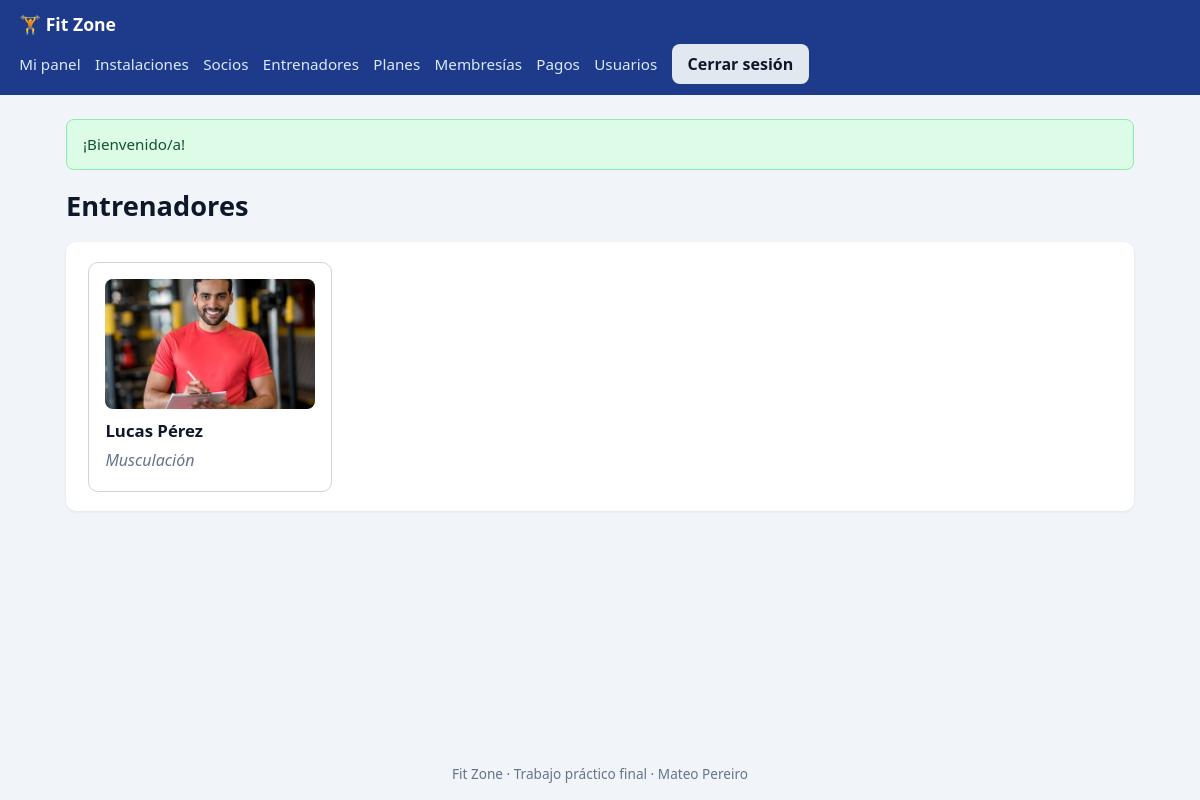
The page /ver_entrenadores.php (signed in) on the database its author committed.
### tables this page shows
CREATE TABLE entrenadores (
    id            INT UNSIGNED AUTO_INCREMENT PRIMARY KEY,
    nombre        VARCHAR(60)  NOT NULL,
    apellido      VARCHAR(60)  NOT NULL,
    dni           VARCHAR(8)   NOT NULL UNIQUE,
    email         VARCHAR(120) NULL,
    telefono      VARCHAR(30)  NULL,
    especialidad  VARCHAR(100) NULL,
    creado_en     DATETIME NOT NULL DEFAULT CURRENT_TIMESTAMP,
    archivado_en  DATETIME NULL DEFAULT NULL
);

### includes/funciones.php (called while the page is built, shortened)
<?php
function escapar($valor): string
{
    return htmlspecialchars((string) ($valor ?? ''), ENT_QUOTES | ENT_SUBSTITUTE, 'UTF-8');
}
function imagen_de(string $carpeta, int $id): ?string
{
    foreach (['jpg', 'jpeg', 'png', 'webp'] as $ext) {
        $ruta = "img/$carpeta/$id.$ext";
        if (is_file(__DIR__ . '/../' . $ruta)) {
            return $ruta;
        }
    }
    return null;
}

### ver_entrenadores.php (the view, shortened to what this page needs)
<?php
require_once __DIR__ . '/includes/funciones.php';
require_once __DIR__ . '/includes/conexion.php';
require_once __DIR__ . '/includes/diseno.php';
$entrenadores = $pdo->query('SELECT id, nombre, apellido, especialidad FROM entrenadores
                             WHERE archivado_en IS NULL ORDER BY apellido, nombre')->fetchAll();
?>
<section class="tarjeta">
    <?php if (!$entrenadores): ?>
        <p class="vacio">No hay entrenadores cargados.</p>
    <?php else: ?>
    <div class="grilla-tarjetas">
        <?php foreach ($entrenadores as $e): ?>
            <article class="tarjeta-info">
                <?php $img = imagen_de('entrenadores', (int) $e['id']); ?>
                <?php if ($img): ?>
                    <img class="foto-img" src="<?= escapar($img) ?>" alt="<?= escapar($e['nombre'] . ' ' . $e['apellido']) ?>">
                <?php else: ?>
                    <div class="foto">Foto del entrenador</div>
                <?php endif; ?>
                <h3><?= escapar($e['nombre'] . ' ' . $e['apellido']) ?></h3>
                <p class="vacio"><?= escapar($e['especialidad'] ?? 'Entrenador') ?></p>
            </article>
        <?php endforeach; ?>
    </div>
    <?php endif; ?>
</section>

### css/estilos.css (style rules this page uses)
:root { --primario: #1d4ed8; --primario-oscuro: #1e3a8a; --fondo: #f1f5f9; --tarjeta: #ffffff; --texto: #0f172a; --suave: #64748b; --borde: #cbd5e1; --verde: #15803d; --rojo: #b91c1c; --amarillo: #a16207; --gris: #475569; --radio: 10px; }
* { box-sizing: border-box; }
body { margin: 0; font-family: system-ui, -apple-system, "Segoe UI", Roboto, Arial, sans-serif; background: var(--fondo); color: var(--texto); line-height: 1.5; min-height: 100vh; display: flex; flex-direction: column; }
.tarjeta { background: var(--tarjeta); border-radius: var(--radio); padding: 1.2rem 1.4rem; margin-bottom: 1.4rem; box-shadow: 0 1px 3px rgba(15, 23, 42, .08); }
.vacio { color: var(--suave); font-style: italic; }
.grilla-tarjetas { display: grid; grid-template-columns: repeat(auto-fill, minmax(230px, 1fr)); gap: 1rem; }
.tarjeta-info { border: 1px solid var(--borde); border-radius: var(--radio); padding: 1rem; background: #fff; }
.tarjeta-info h3 { margin: .6rem 0 .3rem; font-size: 1.05rem; }
.tarjeta-info p { margin: .2rem 0; }
.foto-img { width: 100%; height: 130px; object-fit: cover; border-radius: 8px; display: block; background: #e2e8f0; }

### rows shown on the page
entrenadores: escapar($e['nombre'] . ' ' . $e['apellido']) "Lucas Pérez", especialidad "Musculación"

### other values the page prints
escapar($aviso['texto']) "¡Bienvenido/a!"
escapar($titulo) "Entrenadores"
